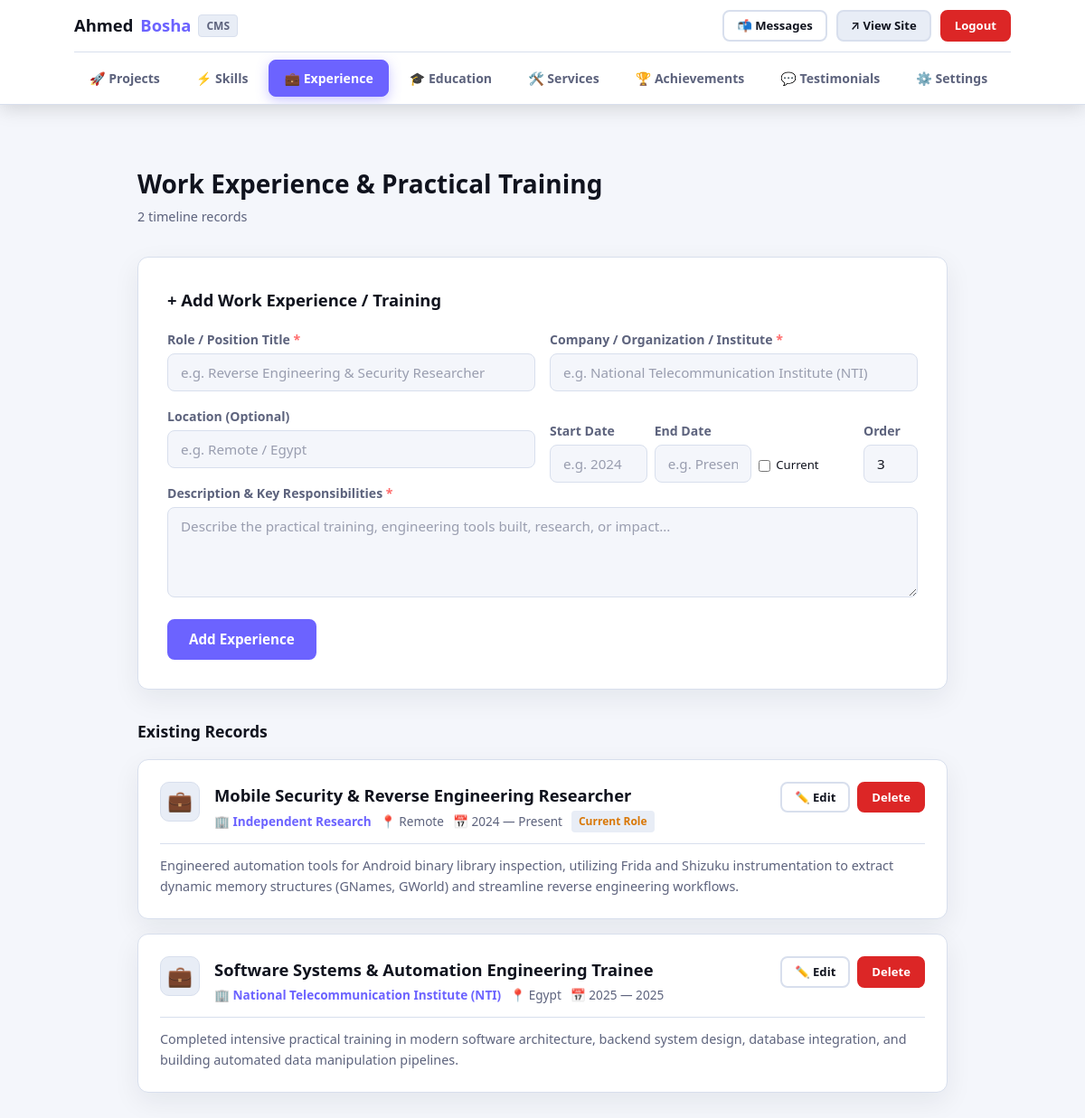
Screenshot of /admin/experience (signed in) with the database file from the repository.
### tables this page shows
CREATE TABLE experiences (
            id          INTEGER PRIMARY KEY AUTOINCREMENT,
            title       TEXT    NOT NULL,
            company     TEXT    NOT NULL,
            location    TEXT,
            start_date  TEXT    NOT NULL,
            end_date    TEXT,
            description TEXT    NOT NULL,
            is_current  INTEGER DEFAULT 0,
            sort_order  INTEGER DEFAULT 0
        );

### app.py (the view)
@app.route("/admin/experience")
@login_required
def admin_experience():
    db = get_db()
    items = db.execute("SELECT * FROM experiences ORDER BY sort_order ASC, id ASC").fetchall()
    return render_template("admin/experience.html", experiences_list=items)

### app.py (called while the page is built)
def get_db():
    if "db" not in g:
        g.db = sqlite3.connect(DATABASE)
        g.db.row_factory = sqlite3.Row
        g.db.execute("PRAGMA foreign_keys = ON")
    return g.db

def get_settings(db=None):
    if db is None:
        db = get_db()
    return db.execute("SELECT * FROM site_settings WHERE id = 1").fetchone()

@app.context_processor
def inject_globals():
    try:
        settings = get_settings()
        unread = get_db().execute(
            "SELECT COUNT(*) FROM messages WHERE is_read = 0"
        ).fetchone()[0]
    except Exception:
        settings = None
        unread = 0
    return dict(settings=settings, unread_count=unread)

def login_required(view):
    @functools.wraps(view)
    def wrapped(**kwargs):
        if not session.get("admin_logged_in"):
            flash("Please log in to access the dashboard.", "warning")
            return redirect(url_for("admin_login"))
        return view(**kwargs)
    return wrapped

### templates/admin/experience.html (shortened to what this page needs)
{% extends "base.html" %}
{% block body %}
{% set active_tab = 'experience' %}
{% include "admin/nav.html" %}
<main class="admin-main">
    <div class="container" style="max-width:960px;">
        <div class="admin-header">
            <div>
                <h1 class="admin-header__title">Work Experience &amp; Practical Training</h1>
                <p class="admin-header__subtitle">{{ experiences_list | length }} timeline record{{ 's' if experiences_list | length != 1 }}</p>
            </div>
        </div>
        <div class="form-card" style="margin-bottom: var(--space-lg);">
            <h3 style="margin-bottom: var(--space-md); font-size: 1.15rem; font-weight: 700;">+ Add Work Experience / Training</h3>
            <form method="POST" action="{{ url_for('admin_add_experience') }}">
                <div class="form-row">
                    <div class="form-group">
                        <label class="form-label" for="role_title">Role / Position Title <span class="required">*</span></label>
                        <input class="form-input" type="text" id="role_title" name="title" placeholder="e.g. Reverse Engineering &amp; Security Researcher" required>
                    </div>
                    <div class="form-group">
                        <label class="form-label" for="company">Company / Organization / Institute <span class="required">*</span></label>
                        <input class="form-input" type="text" id="company" name="company" placeholder="e.g. National Telecommunication Institute (NTI)" required>
                    </div>
                </div>
                <div class="form-row">
                    <div class="form-group">
                        <label class="form-label" for="loc">Location (Optional)</label>
                        <input class="form-input" type="text" id="loc" name="location" placeholder="e.g. Remote / Egypt">
                    </div>
                    <div class="form-group" style="display: grid; grid-template-columns: 1fr 1fr 1fr 60px; gap: 8px; align-items: end;">
                        <div>
                            <label class="form-label" for="s_dt">Start Date</label>
                            <input class="form-input" type="text" id="s_dt" name="start_date" placeholder="e.g. 2024" required>
                        </div>
                        <div>
                            <label class="form-label" for="e_dt">End Date</label>
                            <input class="form-input" type="text" id="e_dt" name="end_date" placeholder="e.g. Present">
                        </div>
                        <div style="padding-bottom: 8px;">
                            <label style="display: flex; align-items: center; gap: 6px; font-size: 0.82rem; cursor: pointer;">
                                <input type="checkbox" name="is_current" value="1"> Current
                            </label>
                        </div>
                        <div>
                            <label class="form-label" for="s_ord_exp">Order</label>
                            <input class="form-input" type="number" id="s_ord_exp" name="sort_order" value="{{ (experiences_list | length) + 1 }}">
                        </div>
                    </div>
                </div>
                <div class="form-group">
                    <label class="form-label" for="exp_desc">Description &amp; Key Responsibilities <span class="required">*</span></label>
                    <textarea class="form-input form-textarea" id="exp_desc" name="description" rows="3" placeholder="Describe the practical training, engineering tools built, research, or impact..." required></textarea>
                </div>
                <button type="submit" class="btn btn--primary">Add Experience</button>
            </form>
        </div>
        {% if experiences_list %}
            <h3 style="margin-bottom: var(--space-md); font-size: 1.1rem; font-weight: 700;">Existing Records</h3>
            {% for exp in experiences_list %}
            <div class="admin-item-card" id="card-exp-{{ exp.id }}">
                <div class="admin-item-card__header">
                    <div class="admin-item-card__info">
                        <div class="admin-item-card__icon">💼</div>
                        <div>
                            <h4 class="admin-item-card__title">{{ exp.title }}</h4>
                            <div class="admin-item-card__meta">
                                <span>🏢 {{ exp.company }}</span>
                                {% if exp.location %}<span class="admin-item-card__meta-tag">📍 {{ exp.location }}</span>{% endif %}
                                <span class="admin-item-card__meta-tag">📅 {{ exp.start_date }} — {{ exp.end_date if exp.end_date else 'Present' }}</span>
                                {% if exp.is_current %}<span class="link-badge link-badge--gold">Current Role</span>{% endif %}
                            </div>
                        </div>
                    </div>
                    <div class="admin-item-card__actions">
                        <button type="button" class="btn btn--sm btn--outline" onclick="toggleEdit('edit-exp-{{ exp.id }}')">
                            ✏️ Edit
                        </button>
                        <form method="POST" action="{{ url_for('admin_delete_experience', item_id=exp.id) }}"
                              style="display:inline;" onsubmit="return confirm('Delete this experience entry?');">
                            <button type="submit" class="btn btn--sm btn--danger">Delete</button>
                        </form>
                    </div>
                </div>
                <p class="admin-item-card__desc">{{ exp.description }}</p>
            </div>
            {% endfor %}
        {% else %}
        <div class="empty-state">
            <p>No work experience or training records added yet. Add your first experience above!</p>
        </div>
        {% endif %}
    </div>
</main>
{% endblock %}

### rows the page displays
experiences: title "Mobile Security & Reverse Engineering Researcher", company "Independent Research", location "Remote", start_date "2024", end_date "Present", is_current "Current Role", description "Engineered automation tools for Android binary library inspection, utilizing Frida and Shizuku instrumentation to extract dynamic memory structures (GNames, GWorld) and streamline reverse engineering workflows."
experiences: title "Software Systems & Automation Engineering Trainee", company "National Telecommunication Institute (NTI)", location "Egypt", start_date "2025", end_date "2025", description "Completed intensive practical training in modern software architecture, backend system design, database integration, and building automated data manipulation pipelines."

### other values shown
{{ experiences_list | length }} "2"
{{ 's' if experiences_list | length != 1 }} "s"
